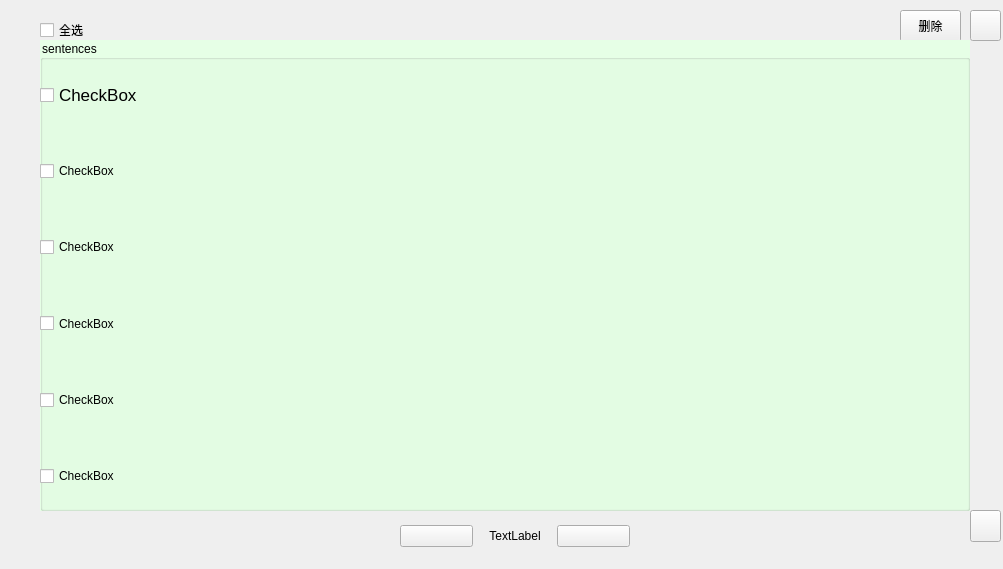
<?xml version="1.0" encoding="UTF-8"?>
<ui version="4.0">
 <class>collectSentences</class>
 <widget class="QWidget" name="collectSentences">
  <property name="geometry">
   <rect>
    <x>0</x>
    <y>0</y>
    <width>1003</width>
    <height>569</height>
   </rect>
  </property>
  <property name="windowTitle">
   <string>Form</string>
  </property>
  <widget class="QPushButton" name="deleteButton">
   <property name="geometry">
    <rect>
     <x>900</x>
     <y>10</y>
     <width>61</width>
     <height>32</height>
    </rect>
   </property>
   <property name="text">
    <string>删除</string>
   </property>
  </widget>
  <widget class="QCheckBox" name="checkBox_7">
   <property name="geometry">
    <rect>
     <x>40</x>
     <y>20</y>
     <width>87</width>
     <height>20</height>
    </rect>
   </property>
   <property name="text">
    <string>全选</string>
   </property>
  </widget>
  <widget class="QPushButton" name="backButton">
   <property name="geometry">
    <rect>
     <x>970</x>
     <y>10</y>
     <width>31</width>
     <height>31</height>
    </rect>
   </property>
   <property name="text">
    <string/>
   </property>
  </widget>
  <widget class="QGroupBox" name="groupBox">
   <property name="geometry">
    <rect>
     <x>40</x>
     <y>40</y>
     <width>930</width>
     <height>471</height>
    </rect>
   </property>
   <property name="styleSheet">
    <string notr="true">QGroupBox {
background-color: rgb(230, 255, 230)
}
QCheckBox:hover{
background: qlineargradient(x1: 0, y1: 0, x2: 0, y2: 1,
stop: 0 #FAFBFE, stop: 1 #DCDEF1);/*这是一个渐变颜色*/
color: rgb(138,43,226);
/*background-color: rgb(220, 255, 222) */
}
QCheckBox:checked {
border: none;
border-style: none;
background: qlineargradient(x1: 0, y1: 0, x2: 0, y2: 1,
stop: 0 #FAFBFE, stop: 1 #DCDEF1);/*这是一个渐变颜色*/
color: rgb(138,43,226);
}</string>
   </property>
   <property name="title">
    <string>sentences</string>
   </property>
   <widget class="QWidget" name="layoutWidget">
    <property name="geometry">
     <rect>
      <x>0</x>
      <y>20</y>
      <width>931</width>
      <height>451</height>
     </rect>
    </property>
    <layout class="QVBoxLayout" name="verticalLayout">
     <item>
      <widget class="QCheckBox" name="checkBox">
       <property name="sizePolicy">
        <sizepolicy hsizetype="Minimum" vsizetype="Preferred">
         <horstretch>0</horstretch>
         <verstretch>0</verstretch>
        </sizepolicy>
       </property>
       <property name="font">
        <font>
         <pointsize>13</pointsize>
        </font>
       </property>
       <property name="styleSheet">
        <string notr="true"/>
       </property>
       <property name="text">
        <string>CheckBox</string>
       </property>
      </widget>
     </item>
     <item>
      <widget class="QCheckBox" name="checkBox_2">
       <property name="sizePolicy">
        <sizepolicy hsizetype="Minimum" vsizetype="Preferred">
         <horstretch>0</horstretch>
         <verstretch>0</verstretch>
        </sizepolicy>
       </property>
       <property name="styleSheet">
        <string notr="true"/>
       </property>
       <property name="text">
        <string>CheckBox</string>
       </property>
      </widget>
     </item>
     <item>
      <widget class="QCheckBox" name="checkBox_3">
       <property name="sizePolicy">
        <sizepolicy hsizetype="Minimum" vsizetype="Preferred">
         <horstretch>0</horstretch>
         <verstretch>0</verstretch>
        </sizepolicy>
       </property>
       <property name="text">
        <string>CheckBox</string>
       </property>
      </widget>
     </item>
     <item>
      <widget class="QCheckBox" name="checkBox_4">
       <property name="sizePolicy">
        <sizepolicy hsizetype="Minimum" vsizetype="Preferred">
         <horstretch>0</horstretch>
         <verstretch>0</verstretch>
        </sizepolicy>
       </property>
       <property name="text">
        <string>CheckBox</string>
       </property>
      </widget>
     </item>
     <item>
      <widget class="QCheckBox" name="checkBox_5">
       <property name="sizePolicy">
        <sizepolicy hsizetype="Minimum" vsizetype="Preferred">
         <horstretch>0</horstretch>
         <verstretch>0</verstretch>
        </sizepolicy>
       </property>
       <property name="text">
        <string>CheckBox</string>
       </property>
      </widget>
     </item>
     <item>
      <widget class="QCheckBox" name="checkBox_6">
       <property name="sizePolicy">
        <sizepolicy hsizetype="Minimum" vsizetype="Preferred">
         <horstretch>0</horstretch>
         <verstretch>0</verstretch>
        </sizepolicy>
       </property>
       <property name="text">
        <string>CheckBox</string>
       </property>
      </widget>
     </item>
    </layout>
   </widget>
  </widget>
  <widget class="QWidget" name="layoutWidget">
   <property name="geometry">
    <rect>
     <x>400</x>
     <y>520</y>
     <width>230</width>
     <height>32</height>
    </rect>
   </property>
   <layout class="QHBoxLayout" name="horizontalLayout">
    <item>
     <widget class="QPushButton" name="previousButton">
      <property name="text">
       <string/>
      </property>
     </widget>
    </item>
    <item>
     <widget class="QLabel" name="label">
      <property name="text">
       <string>TextLabel</string>
      </property>
      <property name="alignment">
       <set>Qt::AlignCenter</set>
      </property>
     </widget>
    </item>
    <item>
     <widget class="QPushButton" name="nextButton">
      <property name="text">
       <string/>
      </property>
     </widget>
    </item>
   </layout>
  </widget>
  <widget class="QPushButton" name="clearButton">
   <property name="geometry">
    <rect>
     <x>970</x>
     <y>510</y>
     <width>31</width>
     <height>32</height>
    </rect>
   </property>
   <property name="text">
    <string/>
   </property>
  </widget>
 </widget>
 <resources/>
 <connections/>
</ui>
